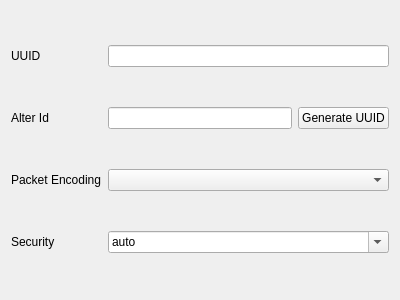
<?xml version="1.0" encoding="UTF-8"?>
<ui version="4.0">
 <class>EditVMess</class>
 <widget class="QWidget" name="EditVMess">
  <property name="geometry">
   <rect>
    <x>0</x>
    <y>0</y>
    <width>400</width>
    <height>300</height>
   </rect>
  </property>
  <property name="windowTitle">
   <string notr="true">EditVMess</string>
  </property>
  <layout class="QGridLayout" name="gridLayout">
   <item row="3" column="1">
    <widget class="QWidget" name="horizontalWidget" native="true">
     <property name="sizePolicy">
      <sizepolicy hsizetype="Preferred" vsizetype="Maximum">
       <horstretch>0</horstretch>
       <verstretch>0</verstretch>
      </sizepolicy>
     </property>
     <layout class="QHBoxLayout" name="horizontalLayout">
      <property name="leftMargin">
       <number>0</number>
      </property>
      <property name="topMargin">
       <number>0</number>
      </property>
      <property name="rightMargin">
       <number>0</number>
      </property>
      <property name="bottomMargin">
       <number>0</number>
      </property>
      <item>
       <widget class="QLineEdit" name="aid"/>
      </item>
      <item>
       <widget class="QPushButton" name="uuidgen">
        <property name="text">
         <string>Generate UUID</string>
        </property>
       </widget>
      </item>
     </layout>
    </widget>
   </item>
   <item row="3" column="0">
    <widget class="QLabel" name="label_2">
     <property name="text">
      <string>Alter Id</string>
     </property>
    </widget>
   </item>
   <item row="5" column="1">
    <widget class="QComboBox" name="security">
     <property name="editable">
      <bool>true</bool>
     </property>
     <item>
      <property name="text">
       <string notr="true">auto</string>
      </property>
     </item>
     <item>
      <property name="text">
       <string notr="true">zero</string>
      </property>
     </item>
     <item>
      <property name="text">
       <string notr="true">none</string>
      </property>
     </item>
     <item>
      <property name="text">
       <string notr="true">chacha20-poly1305</string>
      </property>
     </item>
     <item>
      <property name="text">
       <string notr="true">aes-128-gcm</string>
      </property>
     </item>
    </widget>
   </item>
   <item row="0" column="1">
    <widget class="MyLineEdit" name="uuid"/>
   </item>
   <item row="5" column="0">
    <widget class="QLabel" name="label_3">
     <property name="text">
      <string>Security</string>
     </property>
    </widget>
   </item>
   <item row="0" column="0">
    <widget class="QLabel" name="label">
     <property name="text">
      <string>UUID</string>
     </property>
    </widget>
   </item>
   <item row="4" column="0">
    <widget class="QLabel" name="label_4">
     <property name="text">
      <string>Packet Encoding</string>
     </property>
    </widget>
   </item>
   <item row="4" column="1">
    <widget class="QComboBox" name="packet_encoding"/>
   </item>
  </layout>
 </widget>
 <customwidgets>
  <customwidget>
   <class>MyLineEdit</class>
   <extends>QLineEdit</extends>
   <header>include/ui/utils/MyLineEdit.h</header>
  </customwidget>
 </customwidgets>
 <tabstops>
  <tabstop>uuid</tabstop>
  <tabstop>aid</tabstop>
  <tabstop>uuidgen</tabstop>
  <tabstop>security</tabstop>
 </tabstops>
 <resources/>
 <connections/>
</ui>
